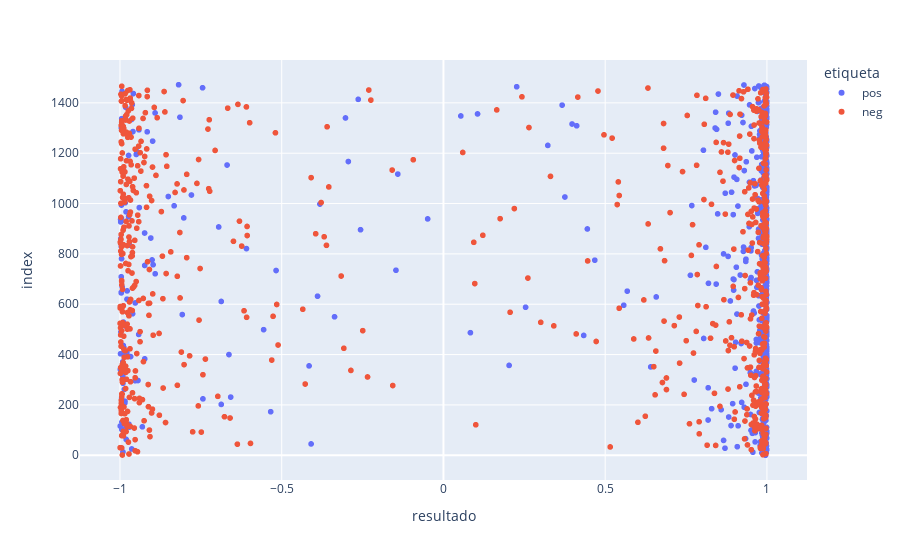

This figure's notebook cell:
### Code cell
import plotly.express as px
fig = px.scatter(datos, x="resultado", color="etiqueta")
fig.show()

### Figure 1 — Plotly figure (JSON) as saved in the notebook; plotly's stock layout.template omitted (floating-point values rounded to 4 significant figures; data arrays with more than 128 entries replaced by an {"elided": "..."} marker saying what was removed)
{"data": [{"hovertemplate": "etiqueta=pos<br>resultado=%{x}<br>index=%{y}<extra></extra>", "legendgroup": "pos", "marker": {"color": "#636efa", "symbol": "circle"}, "mode": "markers", "name": "pos", "showlegend": true, "type": "scattergl", "x": {"elided": "706 float values"}, "xaxis": "x", "y": {"elided": "706 int values"}, "yaxis": "y"}, {"hovertemplate": "etiqueta=neg<br>resultado=%{x}<br>index=%{y}<extra></extra>", "legendgroup": "neg", "marker": {"color": "#EF553B", "symbol": "circle"}, "mode": "markers", "name": "neg", "showlegend": true, "type": "scattergl", "x": {"elided": "717 float values"}, "xaxis": "x", "y": {"elided": "717 int values"}, "yaxis": "y"}], "layout": {"legend": {"title": {"text": "etiqueta"}, "tracegroupgap": 0}, "margin": {"t": 60}, "xaxis": {"anchor": "y", "domain": [0, 1], "title": {"text": "resultado"}}, "yaxis": {"anchor": "x", "domain": [0, 1], "title": {"text": "index"}}}}
